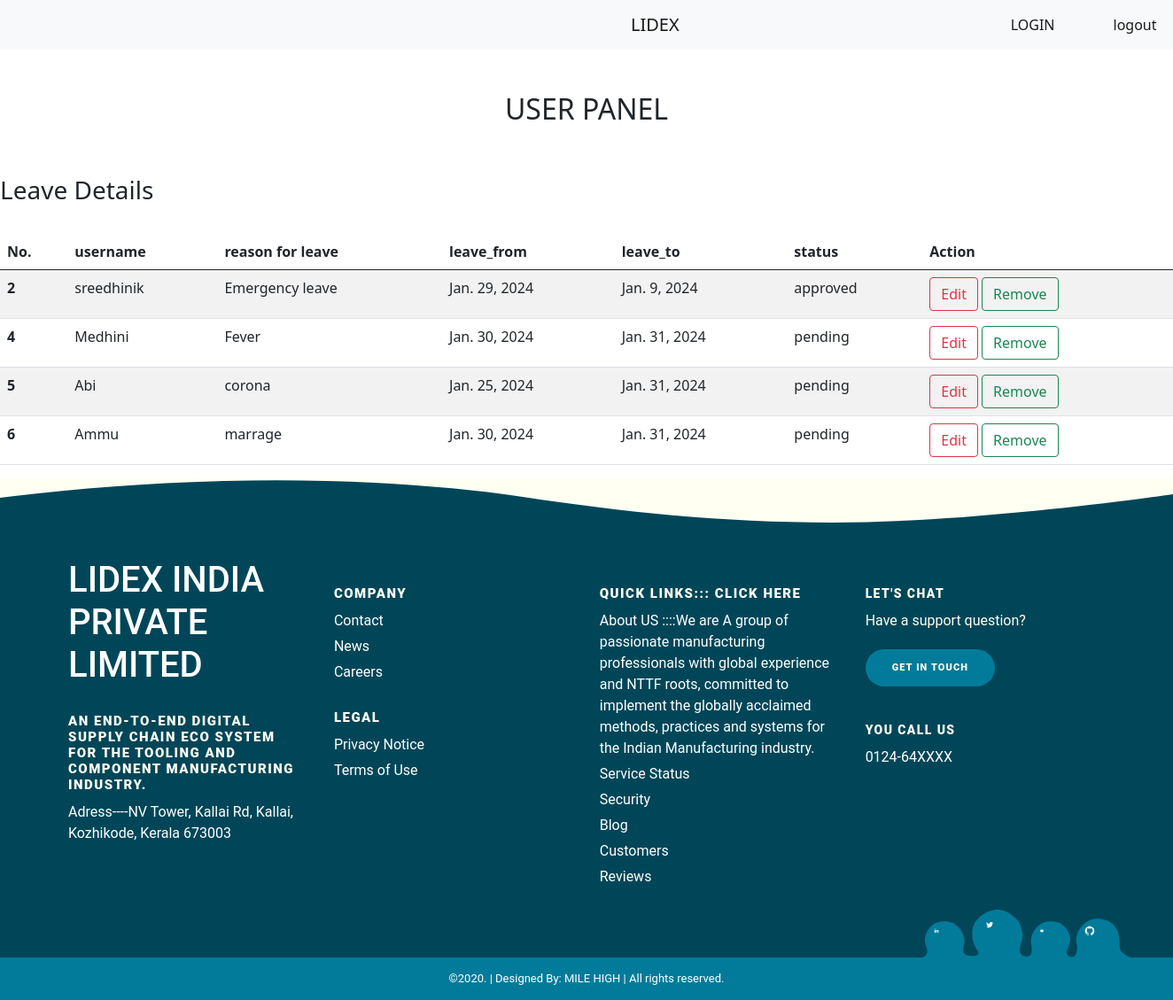
The app's page /uleave/all/, older data.
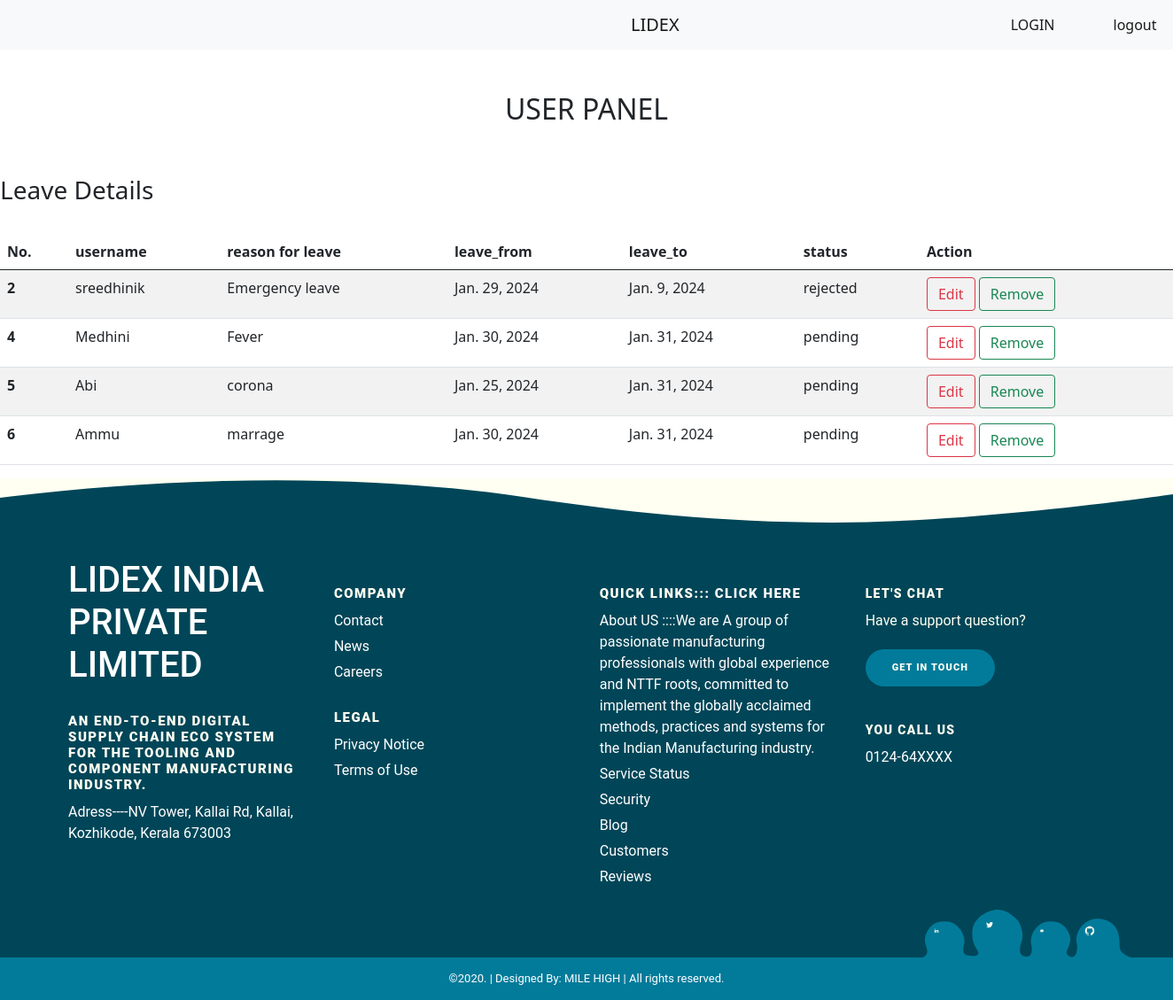
The same page, newer data.
### Leave/models.py (models this page shows, shortened)
class LeaveRequest(models.Model):
    employee = models.ForeignKey(Employee, on_delete=models.CASCADE)
    reason = models.TextField()
    leave_from = models.DateField()
    leave_to = models.DateField()
    status_choices = [
        ('pending', 'Pending'),
        ('approved', 'Approved'),
        ('rejected', 'Rejected')
    ]
    status = models.CharField(max_length=10, choices=status_choices, default='pending')

class Employee(models.Model):
    username = models.CharField(max_length=200,null=True)
    email=models.CharField(max_length=200,null=True)
    password=models.CharField(max_length=200,null=True)
    role_choices = [
        ('admin', 'Admin'),
        ('user', 'User')
    ]
    role = models.CharField(max_length=10, choices=role_choices)

### Leave/views.py (the view)
# urls.py: path('uleave/all/',views.ULeaveListView.as_view(),name="user"),
class ULeaveListView(ListView):
    template_name="user.html"
    model=LeaveRequest
    context_object_name="leaves"
    success_url=reverse_lazy("user")

### Leave/templates/user.html (shortened to what this page needs)
<!DOCTYPE html>
<html lang="en">
<head>
    <link href="https://cdn.jsdelivr.net/npm/bootstrap@5.0.2/dist/css/bootstrap.min.css" rel="stylesheet">
</head>
<body>
<nav class="navbar navbar-expand-lg navbar-light bg-light">
  <div class="container-fluid">
    <a class="navbar-brand" href="#" style="margin-left:700px">LIDEX</a>
    <div class="collapse navbar-collapse" id="navbarNav" style="margin-left:350px;">
      <ul class="navbar-nav">
        <li class="nav-item">
          <a class="nav-link active" aria-current="page" href="http://127.0.0.1:8000/usr/login">LOGIN</a>
        </li>
        <li class="nav-item">
          <a class="nav-link active" href="http://127.0.0.1:8000/logout" style="margin-left:50px">logout</a>
        </li>
      </ul>
    </div>
  </div>
</nav><br><br>
<center>
<h2>USER PANEL</h2>
  </center><br><br>
<h3>Leave Details</h3><br>
<table class="table table-striped">
  <thead>
    <tr>
      <th scope="col">No.</th>
      <th scope="col">username</th>
      <th scope="col">reason for leave</th>
      <th scope="col">leave_from</th>
      <th scope="col">leave_to</th>
      <th scope="col">status</th>
      <th scope="col">Action</th>
    </tr>
  </thead>
  <tbody>
  {% for l in leaves %}
    <tr>
      <th scope="row">{{l.id}}</th>
      <td>{{l.employee.username}}</td>
      <td>{{l.reason}}</td>
      <td>{{l.leave_from}}</td>
      <td>{{l.leave_to}}</td>
      <td>{{l.status}}</td>
      <td>
        <a href="{%url 'leave-edit' l.id%}" class="btn btn-outline-danger">Edit</a>
        <a href="{%url 'leave-remove' l.id%}" class="btn btn-outline-success">Remove</a>
      </td>
    </tr>
  {% endfor %}
  </tbody>
</table>
<div class="pg-footer">
  <footer class="footer">
    <div class="footer-content">
      <div class="footer-content-column">
        <div class="footer-logo">
            <h1>LIDEX INDIA PRIVATE LIMITED</h1>
        </div>
        <div class="footer-menu">
          <h2 class="footer-menu-name"> An end-to-end digital supply chain eco system for the Tooling and Component manufacturing industry.</h2>
          <ul id="menu-get-started" class="footer-menu-list">
            <li class="menu-item menu-item-type-post_type menu-item-object-product">
              <a href="#">Adress----NV Tower, Kallai Rd, Kallai, Kozhikode, Kerala 673003</a>
            </li>
          </ul>
        </div>
      </div>
      <div class="footer-content-column">
        <div class="footer-menu">
          <h2 class="footer-menu-name"> Company</h2>
          <ul id="menu-company" class="footer-menu-list">
            <li class="menu-item menu-item-type-post_type menu-item-object-page">
              <a href="#">Contact</a>
            </li>
            <li class="menu-item menu-item-type-taxonomy menu-item-object-category">
              <a href="#">News</a>
            </li>
            <li class="menu-item menu-item-type-post_type menu-item-object-page">
              <a href="#">Careers</a>
            </li>
          </ul>
        </div>
        <div class="footer-menu">
          <h2 class="footer-menu-name"> Legal</h2>
          <ul id="menu-legal" class="footer-menu-list">
            <li class="menu-item menu-item-type-post_type menu-item-object-page menu-item-privacy-policy menu-item-170434">
              <a href="#">Privacy Notice</a>
            </li>
            <li class="menu-item menu-item-type-post_type menu-item-object-page">
              <a href="#">Terms of Use</a>
            </li>
          </ul>
        </div>
      </div>
      <div class="footer-content-column">
        <div class="footer-menu">
          <h2 class="footer-menu-name"> Quick Links:::
              <a href="https://www.indeeya.in/">click here</a>
          </h2>
          <ul id="menu-quick-links" class="footer-menu-list">
            <li class="menu-item menu-item-type-custom menu-item-object-custom">
              <a target="_blank" rel="noopener noreferrer" href="#">About US ::::We are
                  A group of passionate manufacturing professionals with global experience and NTTF roots, committed to implement the globally acclaimed methods, practices and systems for the Indian Manufacturing industry.</a>
            </li>
            <li class="menu-item menu-item-type-custom menu-item-object-custom">
              <a target="_blank" rel="noopener noreferrer" href="#">Service Status</a>
            </li>
            <li class="menu-item menu-item-type-post_type menu-item-object-page">
              <a href="#">Security</a>
            </li>
            <li class="menu-item menu-item-type-post_type menu-item-object-page">
              <a href="#">Blog</a>
            </li>
            <li class="menu-item menu-item-type-post_type_archive menu-item-object-customer">
              <a href="#">Customers</a></li>
            <li class="menu-item menu-item-type-post_type menu-item-object-page">
              <a href="#">Reviews</a>
            </li>
          </ul>
        </div>
      </div>
      <div class="footer-content-column">
        <div class="footer-call-to-action">
          <h2 class="footer-call-to-action-title"> Let's Chat</h2>
          <p class="footer-call-to-action-description"> Have a support question?</p>
          <a class="footer-call-to-action-button button" href="#" target="_self"> Get in Touch </a>
        </div>
        <div class="footer-call-to-action">
          <h2 class="footer-call-to-action-title"> You Call Us</h2>
          <p class="footer-call-to-action-link-wrapper"> <a class="footer-call-to-action-link" href="tel:0124-64XXXX" target="_self"> 0124-64XXXX </a></p>
        </div>
      </div>
      <div class="footer-social-links">
        <a class="footer-social-link linkedin" href="#" target="_blank">
        </a>
        <a class="footer-social-link twitter" href="#" target="_blank">
        </a>
        <a class="footer-social-link youtube" href="#" target="_blank">
        </a>
        <a class="footer-social-link github" href="#" target="_blank">
        </a>
      </div>
    </div>
    <div class="footer-copyright">
      <div class="footer-copyright-wrapper">
        <p class="footer-copyright-text">
          <a class="footer-copyright-link" href="#" target="_self"> ©2020. | Designed By: MILE HIGH | All rights reserved. </a>
        </p>
      </div>
    </div>
  </footer>
</div>
</body>
</html>

### Leave/templates/user.html (style rules this page uses)
* { margin: 0; padding: 0; }
a { color: #fff; text-decoration: none; }
.pg-footer { font-family: 'Roboto', sans-serif; }
.footer { background-color: #004658; color: #fff; }
.footer-wave-svg { background-color: transparent; display: block; height: 30px; position: relative; top: -1px; width: 100%; }
.footer-content { margin-left: auto; margin-right: auto; max-width: 1230px; padding: 40px 15px 450px; position: relative; }
.footer-content-column { box-sizing: border-box; float: left; padding-left: 15px; padding-right: 15px; width: 100%; color: #fff; }
.footer-content-column ul li a { color: #fff; text-decoration: none; }
.footer-menu { margin-top: 30px; }
.footer-menu-name { color: #fffff2; font-size: 15px; font-weight: 900; letter-spacing: .1em; line-height: 18px; margin-bottom: 0; margin-top: 0; text-transform: uppercase; }
.footer-menu-list { list-style: none; margin-bottom: 0; margin-top: 10px; padding-left: 0; }
.footer-menu-list li { margin-top: 5px; }
.footer-call-to-action-description { color: #fffff2; margin-top: 10px; margin-bottom: 20px; }
.button:last-of-type { margin-right: 0; }
.footer-call-to-action-button { background-color: #027b9a; border-radius: 21px; color: #fffff2; display: inline-block; font-size: 11px; font-weight: 900; letter-spacing: .1em; line-height: 18px; padding: 12px 30px; margin: 0 10px 10px 0; text-decoration: none; text-transform: uppercase; transition: background-color .2s; cursor: pointer; position: relative; }
.footer-call-to-action { margin-top: 30px; }
.footer-call-to-action-title { color: #fffff2; font-size: 14px; font-weight: 900; letter-spacing: .1em; line-height: 18px; margin-bottom: 0; margin-top: 0; text-transform: uppercase; }
.footer-call-to-action-link-wrapper { margin-bottom: 0; margin-top: 10px; color: #fff; text-decoration: none; }
.footer-call-to-action-link-wrapper a { color: #fff; text-decoration: none; }
.footer-social-links { bottom: 0; height: 54px; position: absolute; right: 0; width: 236px; }
.footer-social-amoeba-svg { height: 54px; left: 0; display: block; position: absolute; top: 0; width: 236px; }
.footer-social-link.linkedin { height: 26px; left: 3px; top: 11px; width: 26px; }
.footer-social-link { display: block; padding: 10px; position: absolute; }
.footer-social-icon-svg { display: block; }
.footer-social-link.twitter { height: 28px; left: 62px; top: 3px; width: 28px; }
.footer-social-link.youtube { height: 24px; left: 123px; top: 12px; width: 24px; }
.footer-social-link.github { height: 34px; left: 172px; top: 7px; width: 34px; }
.footer-copyright { background-color: #027b9a; color: #fff; padding: 15px 30px; text-align: center; }
.footer-copyright-wrapper { margin-left: auto; margin-right: auto; max-width: 1200px; }
.footer-copyright-text { color: #fff; font-size: 13px; font-weight: 400; line-height: 18px; margin-bottom: 0; margin-top: 0; }
.footer-copyright-link { color: #fff; text-decoration: none; }
@media (min-width: 760px) { .footer-content { margin-left: auto; margin-right: auto; max-width: 1230px; padding: 40px 15px 450px; position: relative; } }
@media (min-width: 760px) { .footer-wave-svg { height: 50px; } }
@media (min-width: 760px) { .footer-content-column { width: 24.99%; } }

Row changes from the older to the newer data that the page shows:
changed LeaveRequest "Emergency leave": status "approved" → "rejected"
